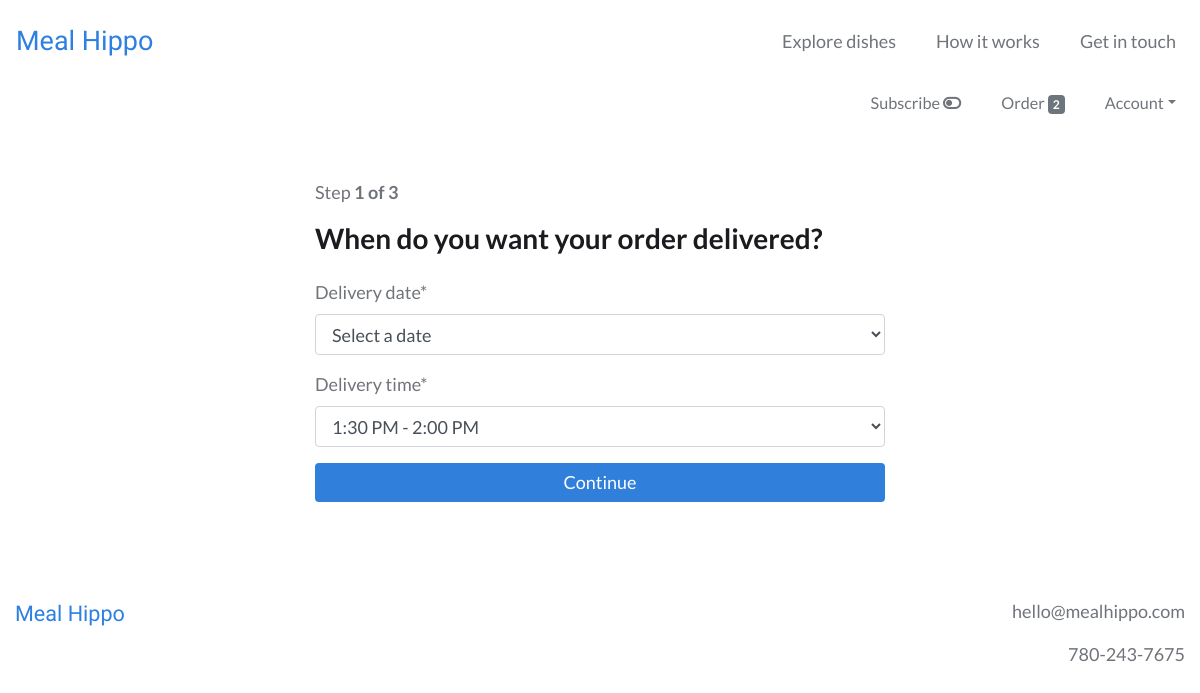
/order/timing (signed in), run on an earlier commit of the app's database.
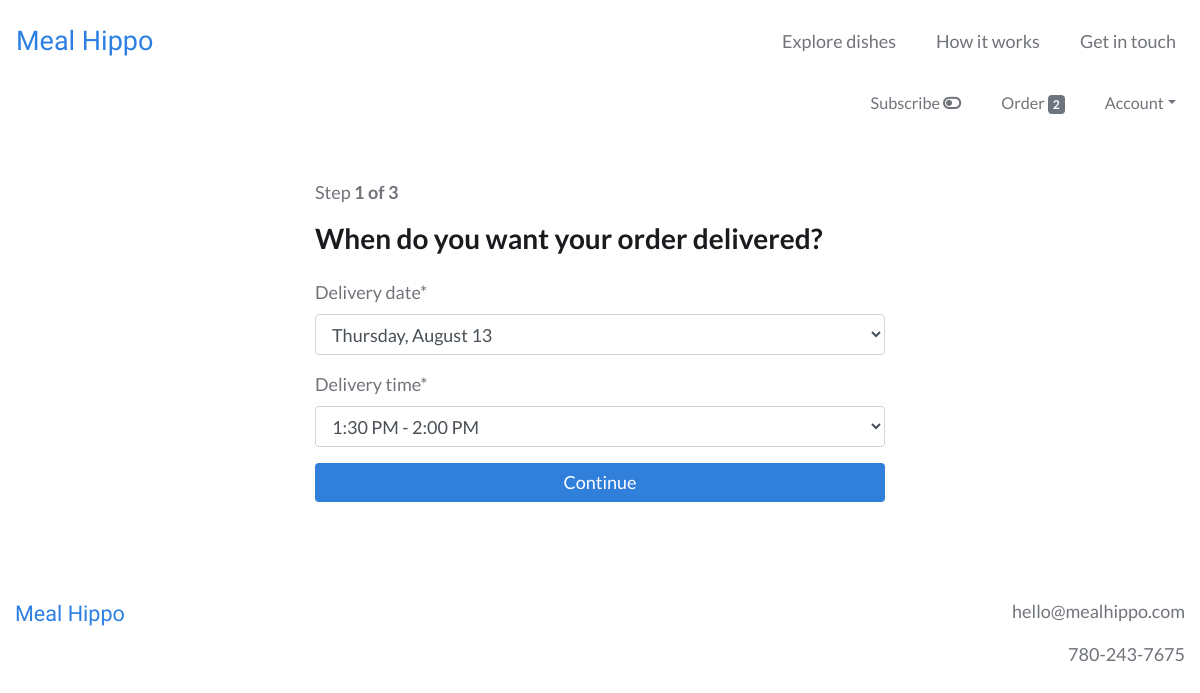
And on a later commit of the database.
### webplatform/models.py (models this page shows, shortened)
class Order(models.Model):
    user = models.ForeignKey(settings.AUTH_USER_MODEL, on_delete=models.CASCADE)
    items = models.ManyToManyField(OrderItem)
    to_be_delivered = models.BooleanField(default=True)
    delivery_date = models.DateField(null=True)
    delivery_time = models.TimeField(null=True)
    is_completed = models.BooleanField(default=False)
    payment = models.ForeignKey(Payment, on_delete=models.SET_NULL, blank=True, null=True)
    created_at = models.DateTimeField(auto_now_add=True)
    modified_at = models.DateTimeField(auto_now=True)

### webplatform/views.py (the view)
# urls.py: path('order/timing', views.OrderTimingView.as_view(), name='order_timing_view'),
class OrderTimingView(IsSubscribedMixin, LoginRequiredMixin, UpdateView):
    login_url = 'login'
    template_name = 'webplatform/order_timing_view.html'
    form_class = forms.OrderTimingForm
    success_url = reverse_lazy('webplatform:order_delivery_view')
    def get_object(self):
        order_qs = models.Order.objects.filter(user=self.request.user, is_completed=False)
        if order_qs.exists():
            order = order_qs[0]
            if order.items.count() > 0:
                return order

### webplatform/templatetags/cart_templatetags.py (called while the page is built)
@register.filter
def cart_item_count(user):
    if user.is_authenticated:
        queryset = models.Order.objects.filter(user=user, is_completed=False)
        if queryset.exists():
            return queryset[0].items.count()
    return 0

### webplatform/views.py (called while the page is built)
    def get_context_data(self, **kwargs):
        context = super(IsSubscribedMixin, self).get_context_data(**kwargs)
        if self.request.user.is_authenticated:
            user_subscription_qs = models.UserSubscription.objects.filter(user=self.request.user)
            user_subscription = user_subscription_qs[0]
            context['is_subscribed'] = user_subscription.is_subscribed
        return context

### webplatform/templates/webplatform/order_timing_view.html (shortened to what this page needs)
{% extends 'base.html' %}
{% load static %}
{% load crispy_forms_tags %}
{% load humanize %}
{% block content %}
<div class="container-fluid my-5">
  <div class="row">
    <div class="col-lg-6 offset-lg-3 col-md-8 offset-md-2 col-12">
      <p>Step <b>1 of 3</b></p>
      {% if order.to_be_delivered %}
        <h3 class="mb-4">When do you want your order delivered?</h3>
      {% else %}
        <h3 class="mb-4">When do you want to pick up your order?</h3>
      {% endif %}
      <form method="post">
        {{ form|crispy }}
        <input type="submit" value="Continue" class="btn btn-primary btn-block">
      </form>
    </div>
  </div>
</div>
{% endblock %}

What changed in the data, as far as the page shows it:
changed Order "1:30 PM - 2:00 PM": delivery_date "Select a date" → "Thursday, August 13"
